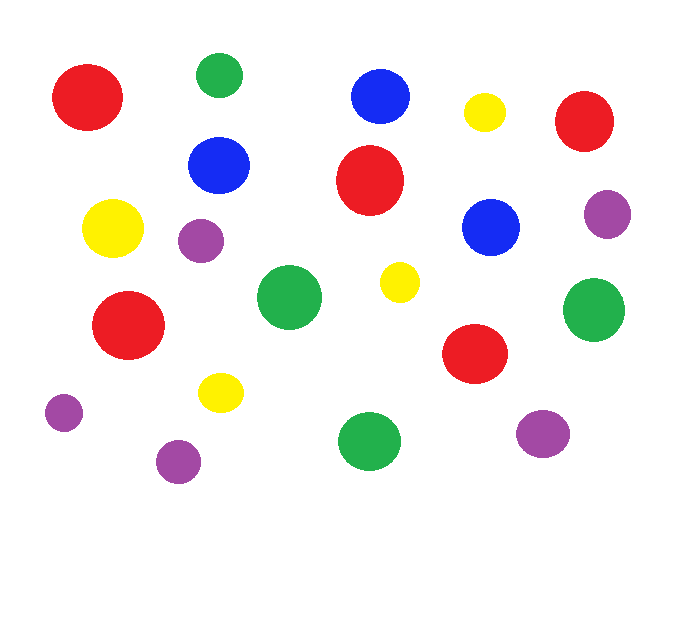
#> input picture img/circulos.png, 700 x 640 px, found by its file name
$ python ContandoObjetosPt03.py
#> lines starting #> are read from the running program, lines starting #| are printed output that depends on the picture; after the words box and inside, x2 and y2 are one past the last pixel; in counts of white or black regions, pixels touching at a corner belong together
# -*- coding: utf-8 -*-
"""
Created on Sat Jan 25 21:39:54 2020
@author: toshiba

Ejercicio 10: Contando Objetos pt.3
"""
import cv2
import numpy as np

def dibujarContorno(contorno, color):
    for(i,c) in enumerate(contorno):
        M = cv2.moments(c)
        if(M['m00']==0):
            M['m00']=1
        x = int(M['m10'] / M['m00'])
        y = int(M['m01'] / M['m00'])
        cv2.drawContours(imagen, [c], 0, color, 2)
        cv2.putText(imagen, str(i+1), (x+10,y+10), 1, 2, (0,0,0), 2)


amarilloBajo = np.array([20,100,20], np.uint8)
amarilloAlto = np.array([32,255,255], np.uint8)

violetaBajo = np.array([130,100,20], np.uint8)
violetaAlto = np.array([145,255,255], np.uint8)

verdeBajo = np.array([36,100,20], np.uint8)
verdeAlto = np.array([70,255,255], np.uint8)

azulBajo = np.array([75,100,20], np.uint8)
azulAlto = np.array([125,255,255], np.uint8)

rojoBajo01 = np.array([0,100,20], np.uint8)
rojoAlto01 = np.array([10,255,255], np.uint8)
rojoBajo02 = np.array([175,100,20], np.uint8)
rojoAlto02 = np.array([180,255,255], np.uint8)


imagen = cv2.imread('img\\circulos.png')
#> imagen is the input picture: shape (640, 700, 3); mean B, G, R 236.4, 237.1, 243.1
imagenHSV = cv2.cvtColor(imagen, cv2.COLOR_BGR2HSV)
#> imagenHSV: shape (640, 700, 3); mean H, S, V 13.8, 24.3, 250.6

maskAmarillo = cv2.inRange(imagenHSV, amarilloBajo, amarilloAlto)
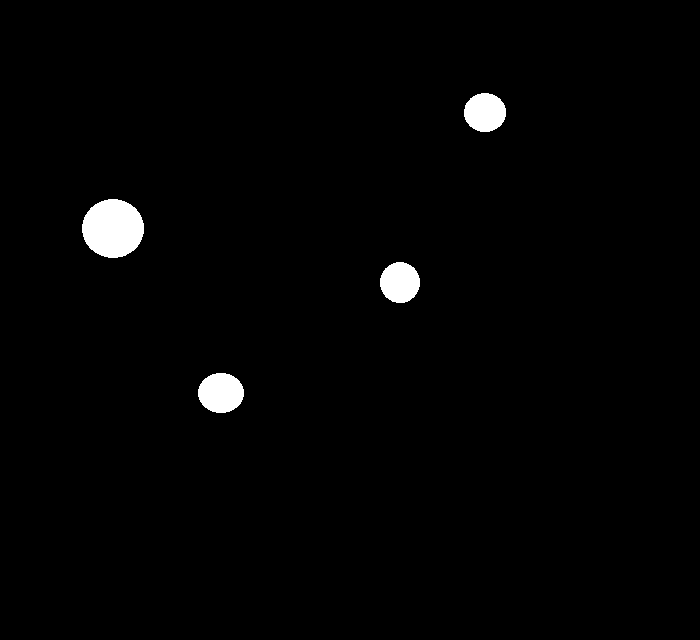
#> maskAmarillo: shape (640, 700); 1.5% white; 4 white regions, box (x1, y1, x2, y2) and area: (82, 199, 144, 258) 2858, (198, 373, 244, 413) 1445, (464, 93, 506, 132) 1287, (380, 262, 420, 303) 1283
maskVioleta = cv2.inRange(imagenHSV, violetaBajo, violetaAlto)
#> maskVioleta: shape (640, 700); every value is 0
maskVerde = cv2.inRange(imagenHSV, verdeBajo, verdeAlto)
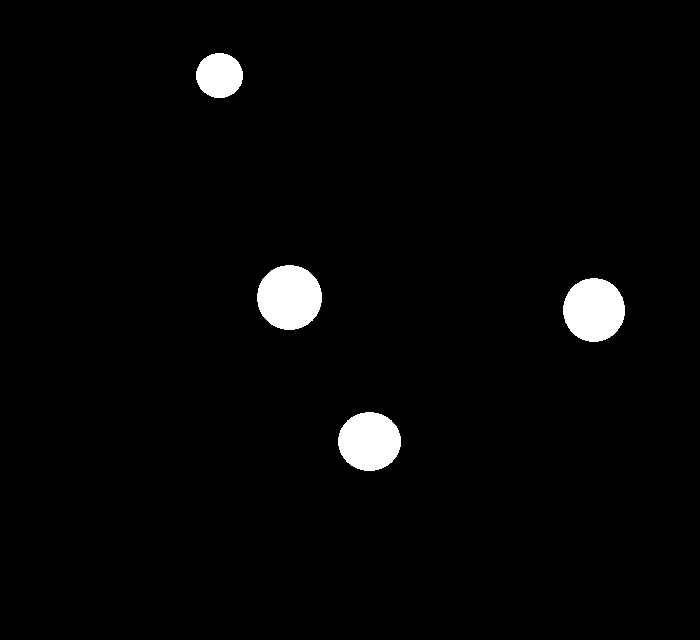
#> maskVerde: shape (640, 700); 2.5% white; 4 white regions, box (x1, y1, x2, y2) and area: (257, 265, 322, 330) 3310, (563, 278, 625, 342) 3103, (338, 412, 401, 471) 2905, (196, 53, 243, 98) 1660
maskAzul = cv2.inRange(imagenHSV, azulBajo, azulAlto)
#> maskAzul: shape (640, 700); 1.8% white; 3 white regions, box (x1, y1, x2, y2) and area: (188, 137, 250, 194) 2771, (462, 199, 520, 256) 2591, (351, 69, 410, 124) 2537
maskRojo01 = cv2.inRange(imagenHSV, rojoBajo01, rojoAlto01)
maskRojo02 = cv2.inRange(imagenHSV, rojoBajo02, rojoAlto02)
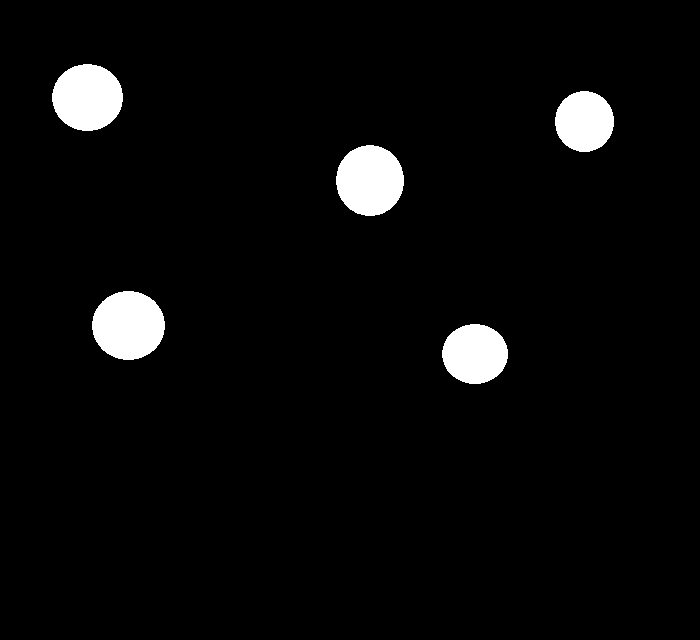
#> maskRojo02: shape (640, 700); 3.9% white; 5 white regions
maskRojo = cv2.add(maskRojo01, maskRojo02)

contornoAmarillo = cv2.findContours(maskAmarillo, cv2.RETR_EXTERNAL, cv2.CHAIN_APPROX_SIMPLE)[1]
#> contornoAmarillo = 4 contours; box (x1, y1, x2, y2) and area: (82, 199, 144, 258) 2772, (198, 373, 244, 413) 1384, (464, 93, 506, 132) 1229, (380, 262, 420, 303) 1225
contornoVioleta = cv2.findContours(maskVioleta, cv2.RETR_EXTERNAL, cv2.CHAIN_APPROX_SIMPLE)[1]
#> contornoVioleta = []
contornoVerde = cv2.findContours(maskVerde, cv2.RETR_EXTERNAL, cv2.CHAIN_APPROX_SIMPLE)[1]
#> contornoVerde = 4 contours; box (x1, y1, x2, y2) and area: (257, 265, 322, 330) 3218, (563, 278, 625, 342) 3014, (338, 412, 401, 471) 2818, (196, 53, 243, 98) 1595
contornoAzul = cv2.findContours(maskAzul, cv2.RETR_EXTERNAL, cv2.CHAIN_APPROX_SIMPLE)[1]
#> contornoAzul = 3 contours; box (x1, y1, x2, y2) and area: (188, 137, 250, 194) 2687, (462, 199, 520, 256) 2509, (351, 69, 410, 124) 2456
contornoRojo = cv2.findContours(maskRojo, cv2.RETR_EXTERNAL, cv2.CHAIN_APPROX_SIMPLE)[1]
#> contornoRojo = 5 contours; box (x1, y1, x2, y2) and area: (92, 291, 165, 360) 3836, (336, 145, 404, 216) 3678, (52, 64, 123, 131) 3618, (442, 324, 508, 384) 3009, (555, 91, 614, 152) 2737

dibujarContorno(contornoAmarillo, (0,255,255))
#> the loop in dibujarContorno, `for(i,c) in enumerate(contorno):` made 4 passes
#> (x, y) on passes 1 to 4: (220, 392), (399, 282), (112, 228), (484, 112)
#> after the loop in dibujarContorno, `for(i,c) in enumerate(contorno):`:
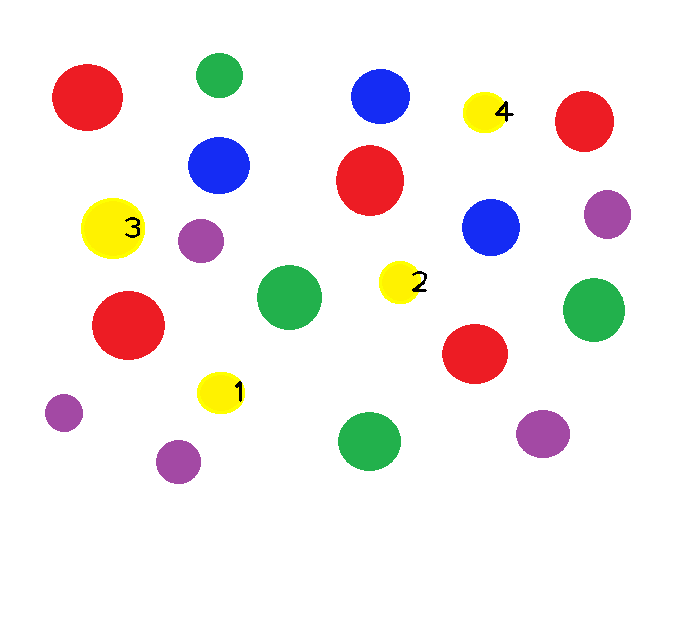
#> imagen: shape (640, 700, 3); 0.52% of pixels changed, all inside (x1, y1, x2, y2) = (81, 92, 514, 414)
dibujarContorno(contornoVioleta, (140,40,120))
dibujarContorno(contornoVerde, (0,255,0))
#> call 3 of dibujarContorno, with color = (0, 255, 0)
#> the loop in dibujarContorno (call 3), `for(i,c) in enumerate(contorno):` made 4 passes
#> (x, y) on passes 1 to 4: (369, 441), (593, 309), (289, 297), (219, 75)
#> after the loop in dibujarContorno (call 3), `for(i,c) in enumerate(contorno):`:
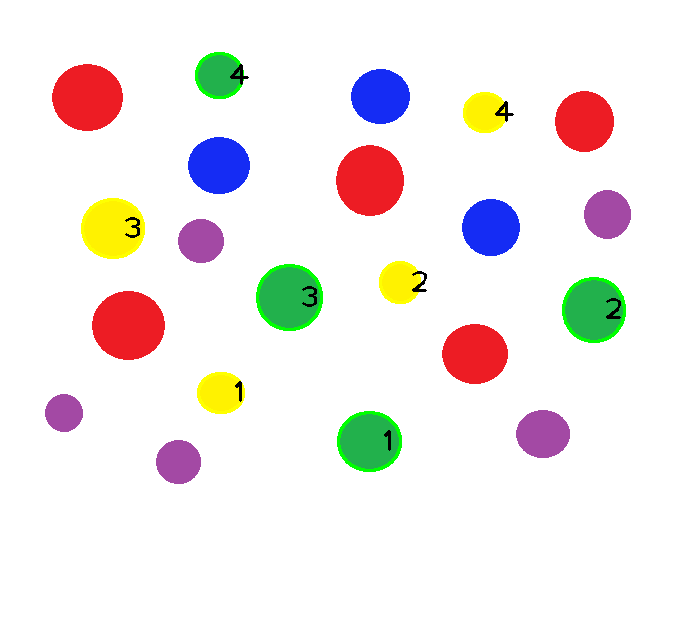
#> imagen: shape (640, 700, 3); 0.65% of pixels changed, all inside (x1, y1, x2, y2) = (195, 52, 626, 472)
dibujarContorno(contornoAzul, (255,0,0))
#> call 4 of dibujarContorno, with color = (255, 0, 0)
#> the loop in dibujarContorno (call 4), `for(i,c) in enumerate(contorno):` made 3 passes
#> (x, y) on passes 1 to 3: (490, 227), (218, 165), (380, 96)
#> after the loop in dibujarContorno (call 4), `for(i,c) in enumerate(contorno):`:
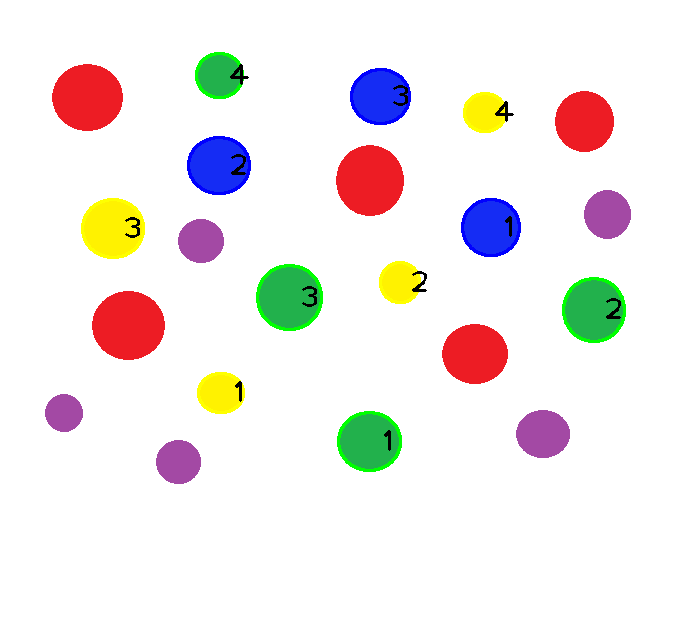
#> imagen: shape (640, 700, 3); 0.49% of pixels changed, all inside (x1, y1, x2, y2) = (187, 68, 521, 257)
dibujarContorno(contornoRojo, (0,0,255))
#> the loop in dibujarContorno (call 5), `for(i,c) in enumerate(contorno):` made 5 passes
#> (x, y) on passes 1 to 5: (474, 353), (128, 325), (369, 180), (584, 121), (87, 97)
#> after the loop in dibujarContorno (call 5), `for(i,c) in enumerate(contorno):`:
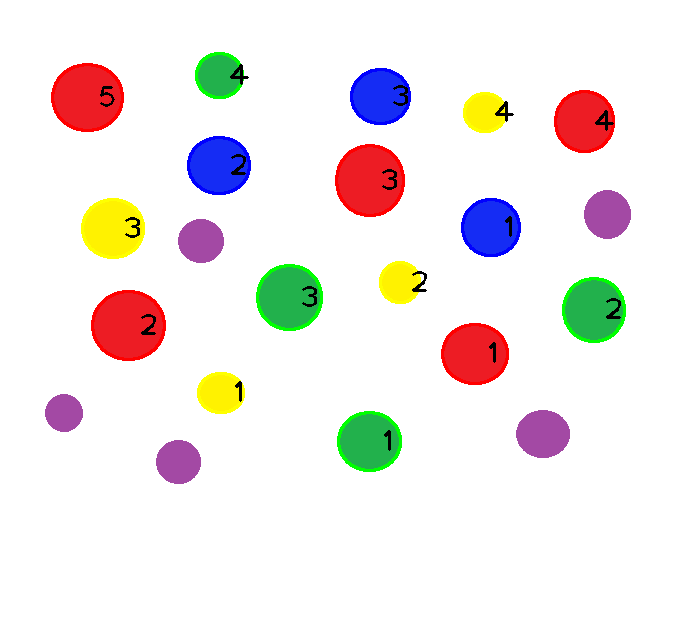
#> imagen: shape (640, 700, 3); 0.92% of pixels changed, all inside (x1, y1, x2, y2) = (51, 63, 615, 385)

cv2.imshow('imagen', imagen)

cv2.waitKey(0)
cv2.destroyAllWindows()
